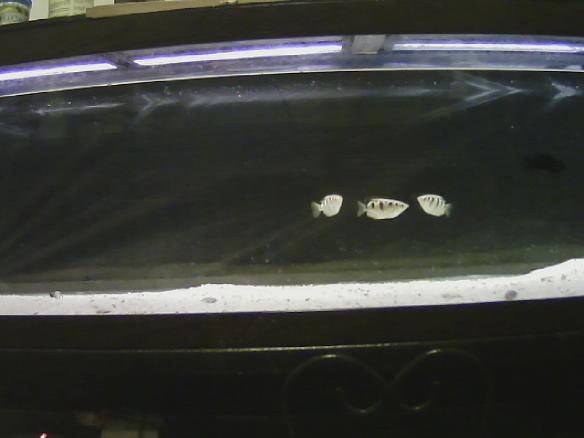
#> input picture fish3.png, 1168 x 876 px (shown at 1/2 size)
$ python testing_npHistogram.py
#> lines starting #> are read from the running program, lines starting #| are printed output that depends on the picture
import matplotlib
from matplotlib import pyplot as plt
import numpy as np
import argparse
import cv2

'''
Some code taken from:
https://stackoverflow.com/questions/43099734/combining-cv2-imshow-with-matplotlib-plt-show-in-real-time
As well as:
https://github.com/mpatacchiola/deepgaze/blob/master/examples/ex_color_classification_images/ex_histogram_intersection.py
'''

def histogram_intersection(hist_1, hist_2):
    minima = np.minimum(hist_1,hist_2)
    intersection = np.true_divide(np.sum(minima), np.sum(hist_2))
    return intersection

# Import frame with archerfish
archfish = cv2.imread('fish3.png')
#> archfish is the input picture: shape (876, 1168, 3); mean B, G, R 56.1, 60.1, 58.3

# x and y coords where archerfish is in image
tempx = 690
tempy = 370

# crop just the archerfish
croparchfish = archfish[tempy:tempy+80, tempx:tempx+140, :]
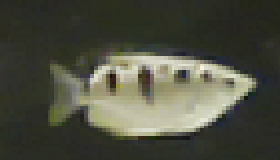
#> croparchfish: shape (80, 140, 3) (shown 2 times larger); mean B, G, R 64.5, 78.1, 76.6
#cv2.imshow("Archer Fish", croparchfish)
#cv2.waitKey(0)

# split ground truth image into channels
ogchans = cv2.split(croparchfish)
colors = ('b', 'g', 'r')
'''
plt.figure()
plt.title("'Flattened' Color Histogram")
plt.xlabel("Bins")
plt.ylabel("# of Pixels")
'''

# Loop over each of  the channels in the image
# For each channel compute a histogram
for (chan, color) in zip(ogchans, colors):
    #print(chan.shape)
    #                     channels, mask, size, ranges,
    # oghist = cv2.calcHist([chan], [0], None, [256], [0, 256])
    gt_hist, gt_bins = np.histogram(chan, bins = 100, range = [0,256])
#> this loop made 3 passes
#> color on passes 1 to 3: 'b', 'g', 'r'
    #plt.plot(gt_hist, color = color, linewidth = 2.0)
    #plt.xlim([0, 256])

#plt.show()

intersection = histogram_intersection(gt_hist, gt_hist)
#> in histogram_intersection, `minima = np.minimum(hist_1,hist_2)`: minima = 100 values, max 2752 at index 16, min 0 at index 0, mean 112
#> in histogram_intersection, `intersection = np.true_divide(np.sum(minima), np.sum(hist_2))`: intersection = 1
#> intersection = 1
print("Intersection Value: "+str(intersection))
#| Intersection Value: 1.0

#cv2.waitKey(0)

$ run again, with fish2.png copied over fish3.png
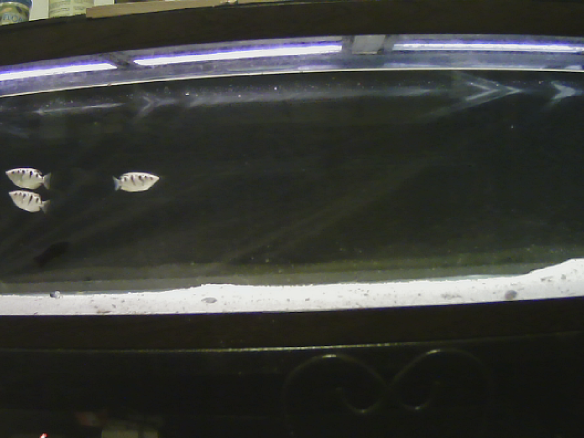
#> input picture fish2.png, 1168 x 876 px (shown at 1/2 size)
#> archfish is the input picture: shape (876, 1168, 3); mean B, G, R 56.4, 60.8, 59.2
#> `croparchfish = archfish[tempy:tempy+80, tempx:tempx+140, :]`:
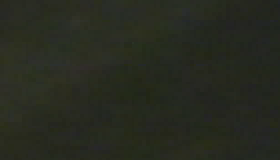
#> croparchfish: shape (80, 140, 3) (shown 2 times larger); mean B, G, R 32, 42.1, 39.2
#> the loop `for (chan, color) in zip(ogchans, colors):` made 3 passes
#> color on passes 1 to 3: 'b', 'g', 'r'
#> minima = 100 values, max 3970 at index 14, min 0 at index 0, mean 112
#> in histogram_intersection, `intersection = np.true_divide(np.sum(minima), np.sum(hist_2))`: intersection = 1
#| Intersection Value: 1.0
